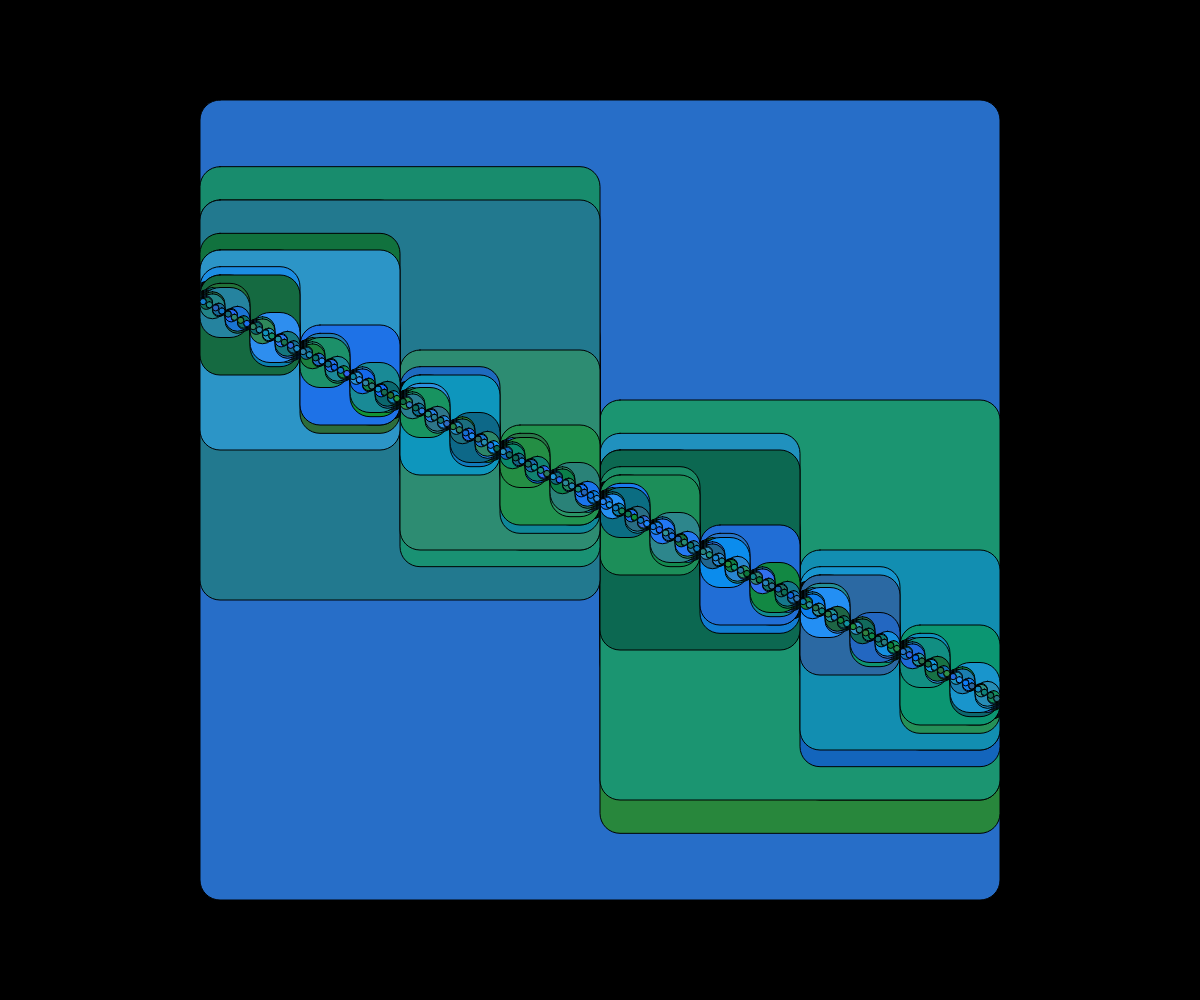
Frame 1 (no input)
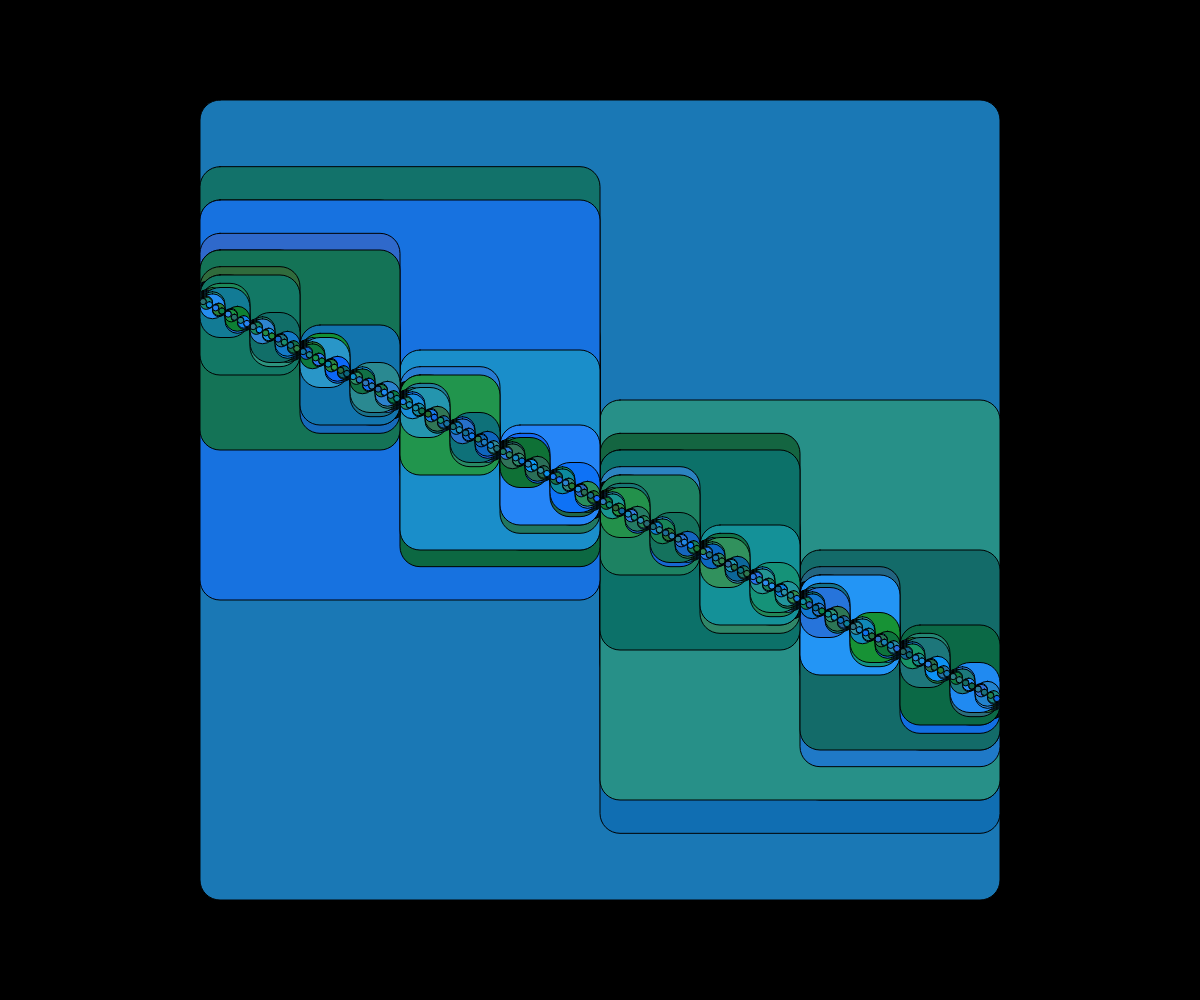
Frame 2 (the mouse pressed at the canvas centre, redrawn once)

The p5.js sketch that drew these frames (run headless with seeded random() and noise() and a simulated clock; the mouse was pressed at the canvas centre and the sketch redrawn once):

// p5.js sketch
// ── sketch.js
// Create-A-Fractal
// Leif Christensen
// 5/21/2019
//
// Extra for Experts:
// - describe what you did to take this project "above and beyond"


function setup() {
  createCanvas(windowWidth, windowHeight);
}

function draw() {
  background(0);
  rectGenerator(width/2, height/2, 800, 8);//this gives the varbles a value.
  noLoop();
}

function rectGenerator(x, y, size, level){//this starts the art generation and intialzes the varibles.
  stroke(0);
  fill(random(10,50), random(100,150), random(50,250));//sets the colours.
  rectMode(CENTER)
  rect(x, y, size, size, 20);
  if (level > 1 ){
    rectGenerator(x-size/4, y-size/6, size/2, level-1 );//slowly makes more squares with rounder corners.
    rectGenerator(x+size/4, y+size/6, size/2, level-1 );
    rectGenerator(x+size/4, y+size/8, size/2, level-1 );
    rectGenerator(x-size/4, y-size/8, size/2, level-1 );
  }
}
